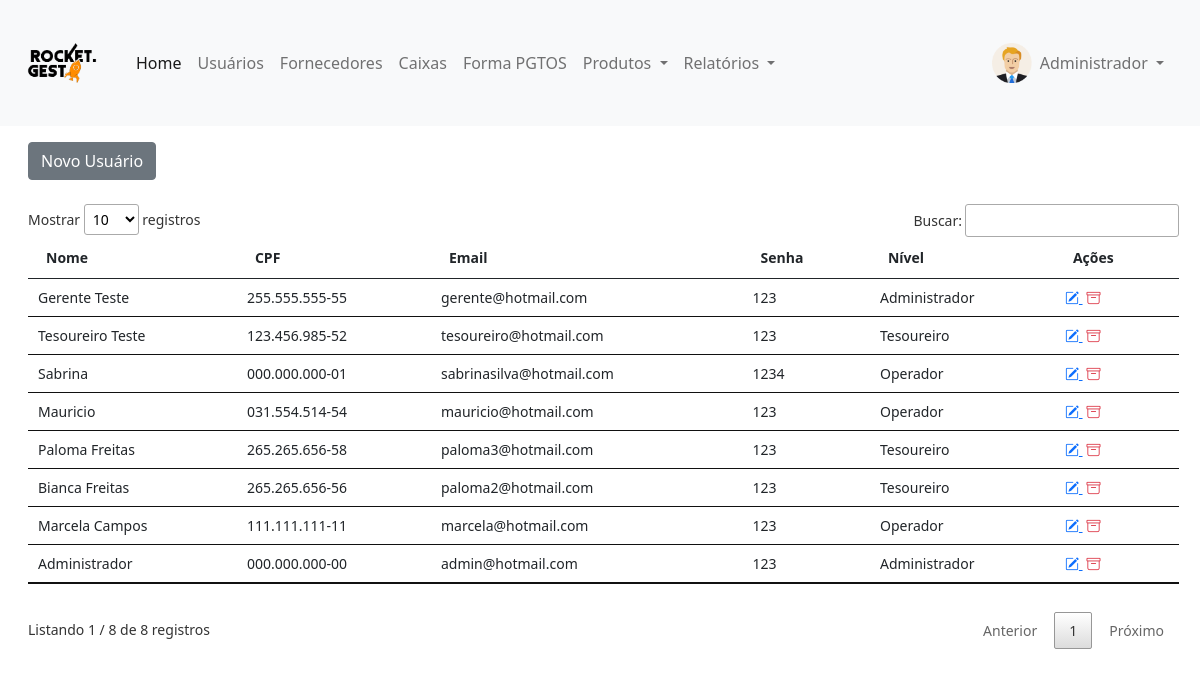
/pdv/painel-adm/index.php?pagina=usuarios (signed in), run on the app's committed database.
### tables this page shows
CREATE TABLE `usuarios` (
  `id` int(11) NOT NULL,
  `nome` varchar(50) NOT NULL,
  `email` varchar(50) NOT NULL,
  `cpf` varchar(20) NOT NULL,
  `senha` varchar(20) NOT NULL,
  `nivel` varchar(20) NOT NULL
);

### pdv/painel-adm/usuarios.php (the view, shortened to what this page needs)
<?php
$pag = 'usuarios';
require_once('../conexao.php');
?>
<a href="index.php?pagina=<?php echo $pag ?>&funcao=novo" type="button" class="btn btn-secondary mt-2">Novo Usuário</a>
<div class="mt-4" style="margin-right:25px">
	<?php
	$query = $pdo->query("SELECT * from usuarios order by id desc");
	$res = $query->fetchAll(PDO::FETCH_ASSOC);
	$total_reg = @count($res);
	if($total_reg > 0){
		?>
		<small>
			<table id="example" class="table table-hover my-4" style="width:100%">
				<thead>
					<tr>
						<th>Nome</th>
						<th>CPF</th>
						<th>Email</th>
						<th>Senha</th>
						<th>Nível</th>
						<th>Ações</th>
					</tr>
				</thead>
				<tbody>
					<?php
					for($i=0; $i < $total_reg; $i++){
							?>
						<tr>
							<td><?php echo $res[$i]['nome'] ?></td>
							<td><?php echo $res[$i]['cpf'] ?></td>
							<td><?php echo $res[$i]['email'] ?></td>
							<td><?php echo $res[$i]['senha'] ?></td>
							<td><?php echo $res[$i]['nivel'] ?></td>
							<td>
								<a href="index.php?pagina=<?php echo $pag ?>&funcao=editar&id=<?php echo $res[$i]['id'] ?>" title="Editar Registro">
									<i class="bi bi-pencil-square text-primary"></i>
								</a>
								<a href="index.php?pagina=<?php echo $pag ?>&funcao=deletar&id=<?php echo $res[$i]['id'] ?>" title="Excluir Registro">
									<i class="bi bi-archive text-danger mx-1"></i>
								</a>
							</td>
						</tr>
					<?php } ?>
				</tbody>
			</table>
		</small>
	<?php }else{
		echo '<p>Não existem dados para serem exibidos!!';
	} ?>
</div>

### pdv/painel-adm/index.php (shortened to what this page needs)
<?php
require_once('../conexao.php');
$menu1 = 'home';
$menu2 = 'usuarios';
$menu3 = 'fornecedores';
$menu7 = 'caixas';
$menu8 = 'forma_pgtos';
$query = $pdo->query("SELECT * from usuarios WHERE id = '$_SESSION[id_usuario]'");
$res = $query->fetchAll(PDO::FETCH_ASSOC);
$nome_usu = $res[0]['nome'];
 ?>
<!DOCTYPE html>
<html>
<head>
	<link href="https://cdn.jsdelivr.net/npm/bootstrap@5.0.0-beta1/dist/css/bootstrap.min.css" rel="stylesheet">
	<link rel="stylesheet" type="text/css" href="../vendor/DataTables/datatables.min.css"/>
	<link rel="stylesheet" href="https://cdn.jsdelivr.net/npm/bootstrap-icons@1.3.0/font/bootstrap-icons.css">
</head>
<body>
	<nav class="navbar navbar-expand-lg navbar-light bg-light">
  <div class="container-fluid">
    <a class="navbar-brand" href="index.php">
    	<img src="../img/logo-texto-escuro.png" width="100">
    </a>
    <div class="collapse navbar-collapse" id="navbarSupportedContent">
      <ul class="navbar-nav me-auto mb-2 mb-lg-0">
        <li class="nav-item">
          <a class="nav-link active" aria-current="page" href="index.php?pagina=<?php echo $menu1 ?>">Home</a>
        </li>
        <li class="nav-item">
          <a class="nav-link" href="index.php?pagina=<?php echo $menu2 ?>">Usuários</a>
        </li>
         <li class="nav-item">
          <a class="nav-link" href="index.php?pagina=<?php echo $menu3 ?>">Fornecedores</a>
        </li>
        <li class="nav-item">
          <a class="nav-link" href="index.php?pagina=<?php echo $menu7 ?>">Caixas</a>
        </li>
        <li class="nav-item">
          <a class="nav-link" href="index.php?pagina=<?php echo $menu8 ?>">Forma PGTOS</a>
        </li>
        <li class="nav-item dropdown">
          <a class="nav-link dropdown-toggle" href="#" id="navbarDropdown" role="button" data-bs-toggle="dropdown" aria-expanded="false">
            Produtos
          </a>
        </li>
        <li class="nav-item dropdown">
          <a class="nav-link dropdown-toggle" href="#" id="navbarDropdown" role="button" data-bs-toggle="dropdown" aria-expanded="false">
            Relatórios
          </a>
        </li>
      </ul>
      <div class="d-flex mx-3">
        <img src="../img/icone-user.png" width="40px" height="40px">
    <div class="collapse navbar-collapse" id="navbarNavDarkDropdown">
      <ul class="navbar-nav">
        <li class="nav-item dropdown">
          <a class="nav-link dropdown-toggle" href="#" id="navbarDarkDropdownMenuLink" role="button" data-bs-toggle="dropdown" aria-expanded="false">
            <?php echo $nome_usu ?>
          </a>
        </li>
      </ul>
    </div>
       </div>
    </div>
  </div>
</nav>
<div class="container-fluid mt-2 mx-3">
<?php
if(@$_GET['pagina'] == $menu1){
	require_once($menu1. '.php');
}
else if(@$_GET['pagina'] == $menu2){
	require_once($menu2. '.php');
}
 ?>
</div>
</body>
</html>

### data on the page
usuarios: nome "Administrador", cpf "000.000.000-00", email "admin@hotmail.com", senha "123", nivel "Administrador"
usuarios: nome "Gerente Teste", cpf "255.555.555-55", email "gerente@hotmail.com", senha "123", nivel "Administrador"
usuarios: nome "Tesoureiro Teste", cpf "123.456.985-52", email "tesoureiro@hotmail.com", senha "123", nivel "Tesoureiro"
usuarios: nome "Sabrina", cpf "000.000.000-01", email "sabrinasilva@hotmail.com", senha "1234", nivel "Operador"
usuarios: nome "Mauricio", cpf "031.554.514-54", email "mauricio@hotmail.com", senha "123", nivel "Operador"
usuarios: nome "Paloma Freitas", cpf "265.265.656-58", email "paloma3@hotmail.com", senha "123", nivel "Tesoureiro"
usuarios: nome "Bianca Freitas", cpf "265.265.656-56", email "paloma2@hotmail.com", senha "123", nivel "Tesoureiro"
usuarios: nome "Marcela Campos", cpf "111.111.111-11", email "marcela@hotmail.com", senha "123", nivel "Operador"
